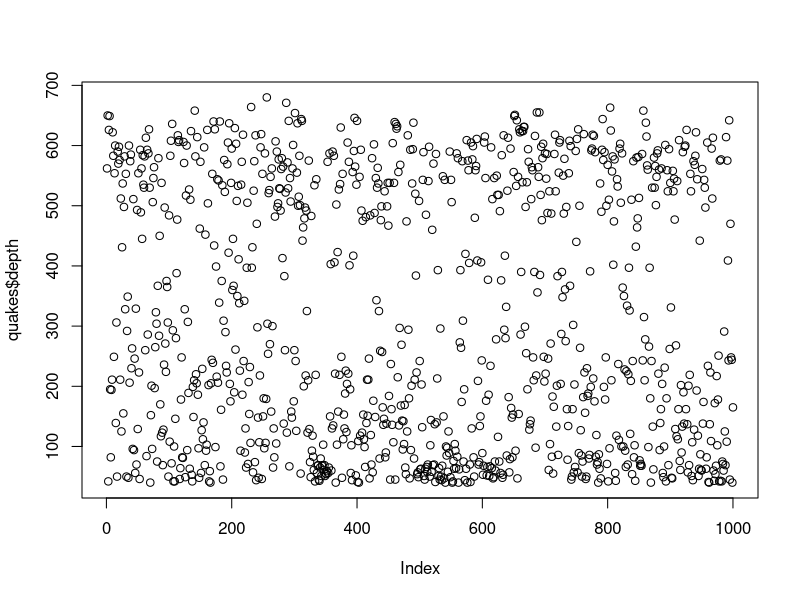
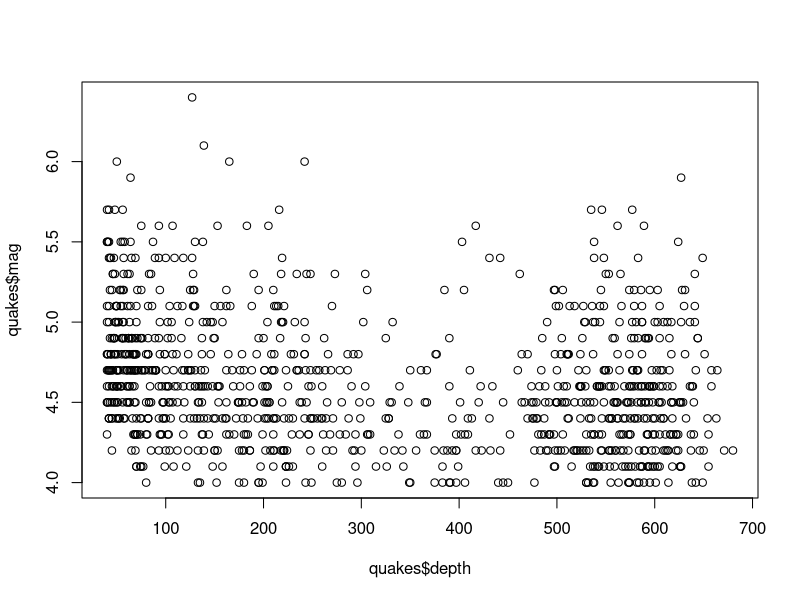
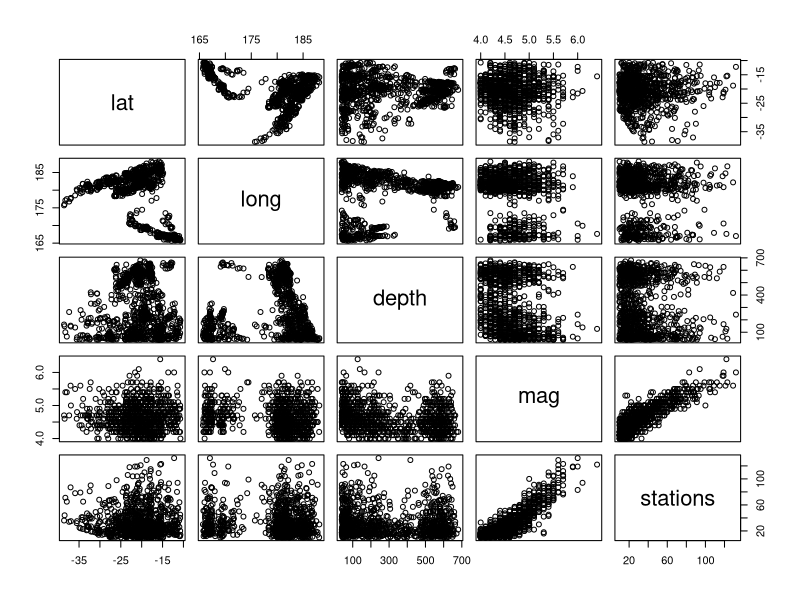
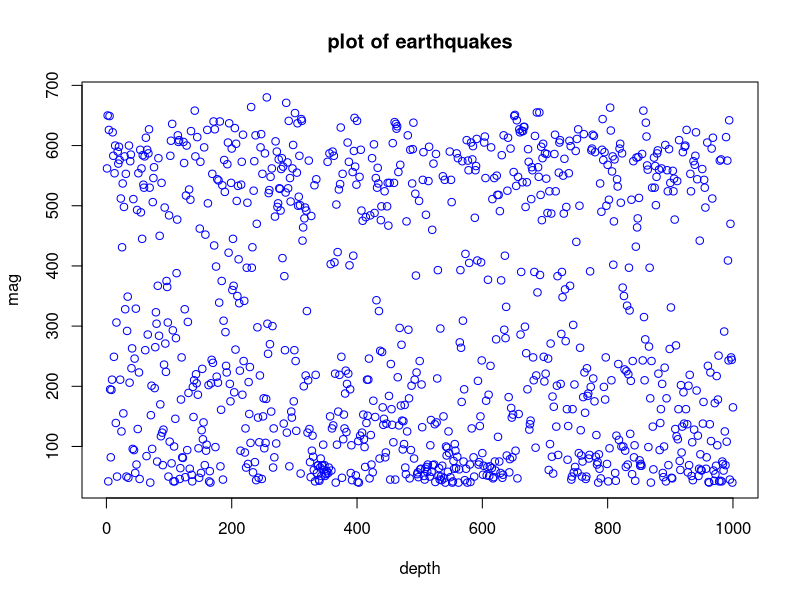
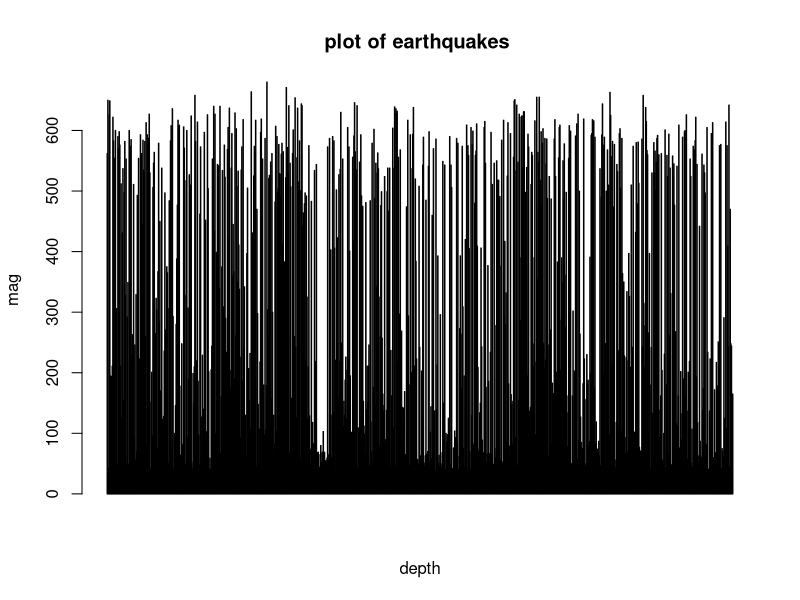
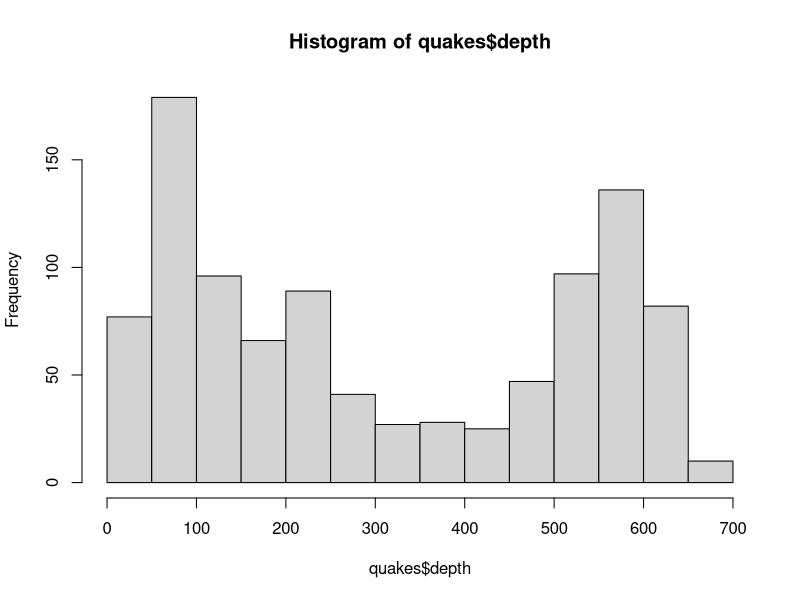
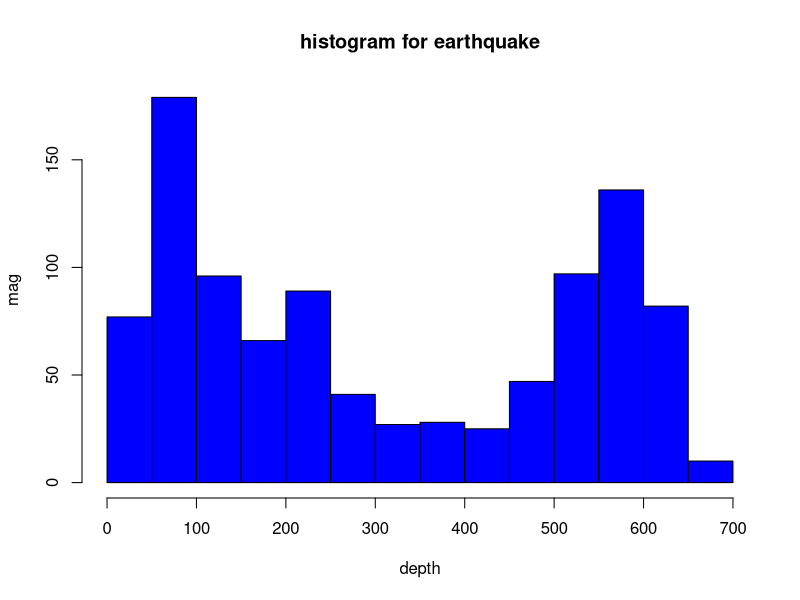
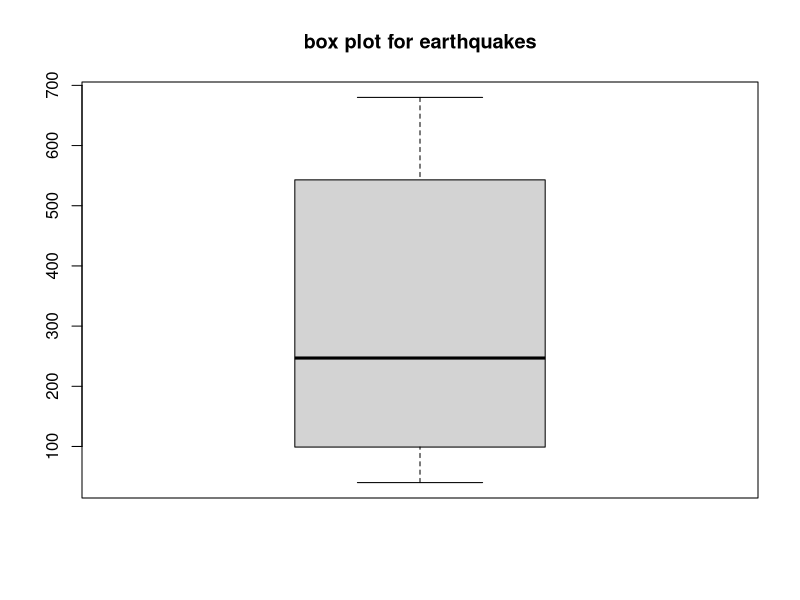

Reproduce these figures in R, in order.
e_quakes<-datasets::quakes
head(quakes,10)
tail(quakes,10)
quakes[,c(3,4)]
quakes[,-6]
quakes$depth
summary(quakes$depth)
summary(quakes)
plot(quakes$depth)
plot(quakes$depth, quakes$mag, type="p")
plot(quakes)
plot(quakes$depth, xlab = 'depth', ylab = 'mag',
     main = 'plot of earthquakes', col = 'blue')
#Horizontal Bar Plot
barplot(quakes$depth, xlab = 'depth', ylab = 'mag',
        main = 'plot of earthquakes ', col = 'blue', horiz = F, axes = T)
#Histogram
hist(quakes$depth)
hist(quakes$depth, xlab = 'depth', ylab = 'mag', 
     main = 'histogram for earthquake', col = 'blue')
#Single Box plot
boxplot(quakes$depth, main = 'box plot for earthquakes')
boxplot.stats(quakes$depth)$out
#Multiple Box plot
boxplot(quakes[,1:4], main = 'boxplot')
#All generated plots in one frame
par(mfrow=c(3,3), mar=c(2,5,2,1),las=0,bty="o")

plot(quakes$depth)
plot(quakes$depth, quakes$mag)
plot(quakes$depth, type="l")
plot(quakes$depth, type="l")
plot(quakes$depth, type="l")
barplot(quakes$depth, xlab = 'concnetration',
        main = 'depth levels for earthquake', col = 'green', horiz = T)
hist(quakes$stations)
boxplot(quakes$stations)
boxplot(quakes[,0:4],main='multiple box plots')